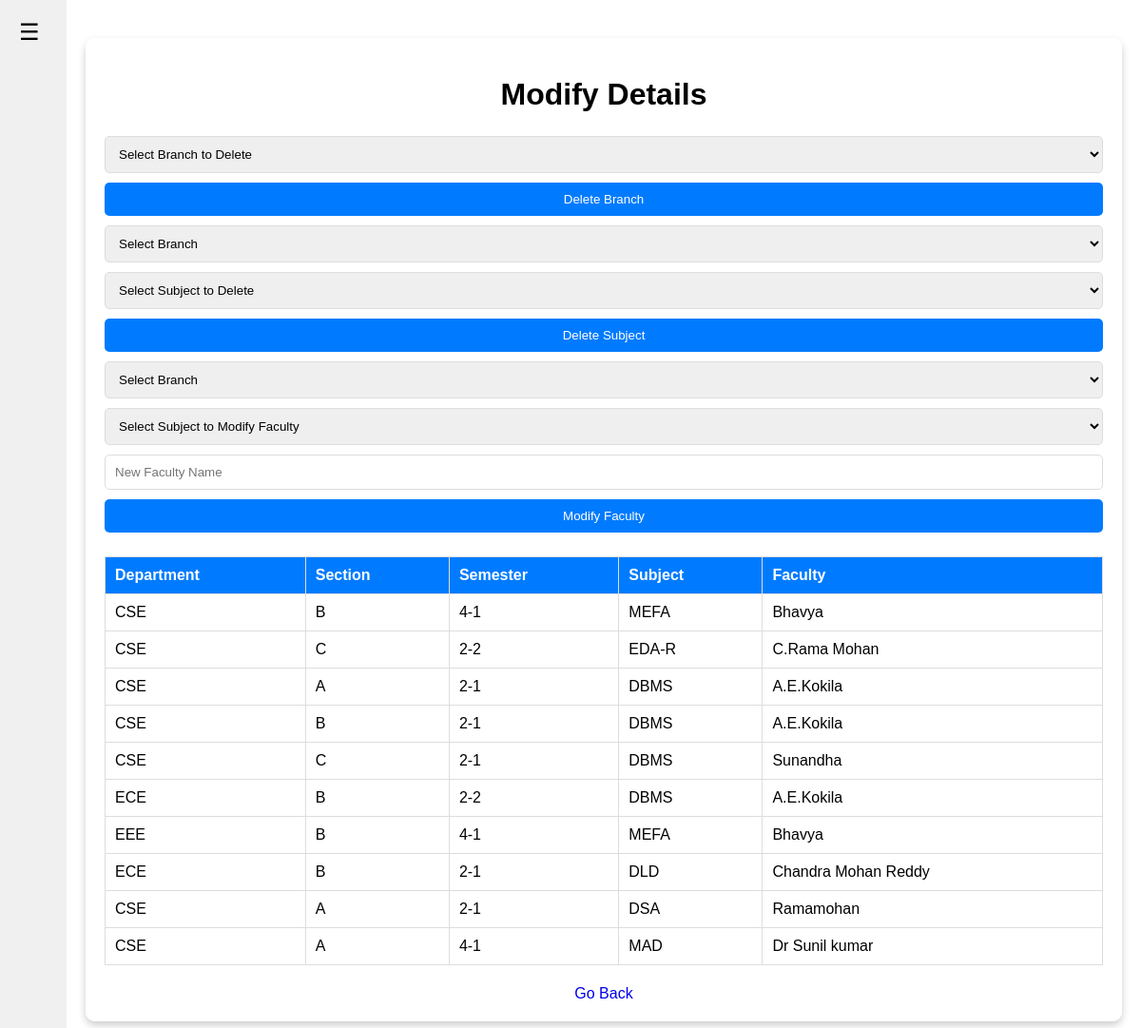
The page /Admin/modify_details.php on the database its author committed.
### tables this page shows
CREATE TABLE `subjects` (
  `id` int(11) NOT NULL,
  `subject_name` varchar(100) NOT NULL,
  `branch_id` int(11) NOT NULL,
  `semester_id` int(11) NOT NULL,
  `faculty_name` varchar(100) NOT NULL
);

CREATE TABLE `branches` (
  `id` int(11) NOT NULL,
  `department` varchar(255) DEFAULT NULL,
  `section` varchar(10) DEFAULT NULL
);

CREATE TABLE `semesters` (
  `id` int(11) NOT NULL,
  `semester_name` varchar(50) NOT NULL
);

### Admin/modify_details.php (the view, shortened to what this page needs)
<?php
$conn = new mysqli('localhost', 'root', '', 'user_auth');
$subjects = $conn->query("SELECT s.id, s.subject_name, b.department, b.section, sem.semester_name, s.faculty_name, s.branch_id FROM subjects s JOIN branches b ON s.branch_id = b.id JOIN semesters sem ON s.semester_id = sem.id");
$subjects->data_seek(0);
?>
<!DOCTYPE html>
<html lang="en">
<head>
</head>
<body>
<?php include 'admin_menu.php'; ?>
    <div class="content">
        <div class="container">
            <h1>Modify Details</h1>
            <form method="POST">
                <select name="branch_id" required>
                    <option value="">Select Branch to Delete</option>
                </select>
                <button type="submit" name="delete_branch">Delete Branch</button>
            </form>
            <form method="POST">
                <select name="branch_id" id="branch_select_delete" onchange="updateSubjectsToDelete()">
                    <option value="">Select Branch</option>
                </select>
                <select name="subject_id" id="subject_select_delete">
                    <option value="">Select Subject to Delete</option>
                </select>
                <button type="submit" name="delete_subject">Delete Subject</button>
            </form>
            <form method="POST">
                <select name="branch_id_modify" id="branch_select_modify" onchange="updateSubjectsToModify()">
                    <option value="">Select Branch</option>
                </select>
                <select name="subject_id_modify" id="subject_select_modify">
                    <option value="">Select Subject to Modify Faculty</option>
                </select>
                <input type="text" name="faculty_name" placeholder="New Faculty Name" required>
                <button type="submit" name="modify_faculty">Modify Faculty</button>
            </form>
            <table>
                <tr><th>Department</th><th>Section</th><th>Semester</th><th>Subject</th><th>Faculty</th></tr>
                <?php
                $subjects->data_seek(0);
                while ($subject = $subjects->fetch_assoc()):
                ?>
                    <tr>
                        <td><?= $subject['department']; ?></td>
                        <td><?= $subject['section']; ?></td>
                        <td><?= $subject['semester_name']; ?></td>
                        <td><?= $subject['subject_name']; ?></td>
                        <td><?= $subject['faculty_name']; ?></td>
                    </tr>
                <?php endwhile; ?>
            </table>
            <div style="display: flex;justify-content: center;">
                <a href="Add_details.php">Go Back</a>
            </div>
        </div>
    </div>
</body>
</html>

### Admin/modify_details.php (style rules this page uses)
body { font-family: Arial, sans-serif; margin: 0; display: flex; min-height: 100vh; }
.content { flex: 1; padding: 20px; }
.container { max-width: 1200px; margin: 20px auto; background: rgba(255, 255, 255, 0.9); padding: 20px; border-radius: 10px; box-shadow: 0 4px 8px rgba(0, 0, 0, 0.2); }
h1 { text-align: center; margin-bottom: 20px; }
input, select, button { padding: 10px; margin: 5px 0; border: 1px solid #ddd; border-radius: 5px; width: 100%; box-sizing: border-box; }
button { background: #007BFF; color: #fff; border: none; cursor: pointer; }
table { width: 100%; border-collapse: collapse; margin-top: 20px; }
table, th, td { border: 1px solid #ddd; }
th, td { padding: 10px; text-align: left; }
th { background: #007BFF; color: #fff; }
a { margin-top: 2%; text-decoration: none; }

### rows shown on the page
subjects: branch.department "CSE", branch.section "B", semester.semester_name "4-1", subject_name "MEFA", faculty_name "Bhavya"
subjects: branch.department "CSE", branch.section "C", semester.semester_name "2-2", subject_name "EDA-R", faculty_name "C.Rama Mohan"
subjects: branch.department "CSE", branch.section "A", semester.semester_name "2-1", subject_name "DBMS", faculty_name "A.E.Kokila"
subjects: branch.department "CSE", branch.section "B", semester.semester_name "2-1", subject_name "DBMS", faculty_name "A.E.Kokila"
subjects: branch.department "CSE", branch.section "C", semester.semester_name "2-1", subject_name "DBMS", faculty_name "Sunandha"
subjects: branch.department "ECE", branch.section "B", semester.semester_name "2-2", subject_name "DBMS", faculty_name "A.E.Kokila"
subjects: branch.department "EEE", branch.section "B", semester.semester_name "4-1", subject_name "MEFA", faculty_name "Bhavya"
subjects: branch.department "ECE", branch.section "B", semester.semester_name "2-1", subject_name "DLD", faculty_name "Chandra Mohan Reddy"
subjects: branch.department "CSE", branch.section "A", semester.semester_name "2-1", subject_name "DSA", faculty_name "Ramamohan"
subjects: branch.department "CSE", branch.section "A", semester.semester_name "4-1", subject_name "MAD", faculty_name "Dr Sunil kumar"
